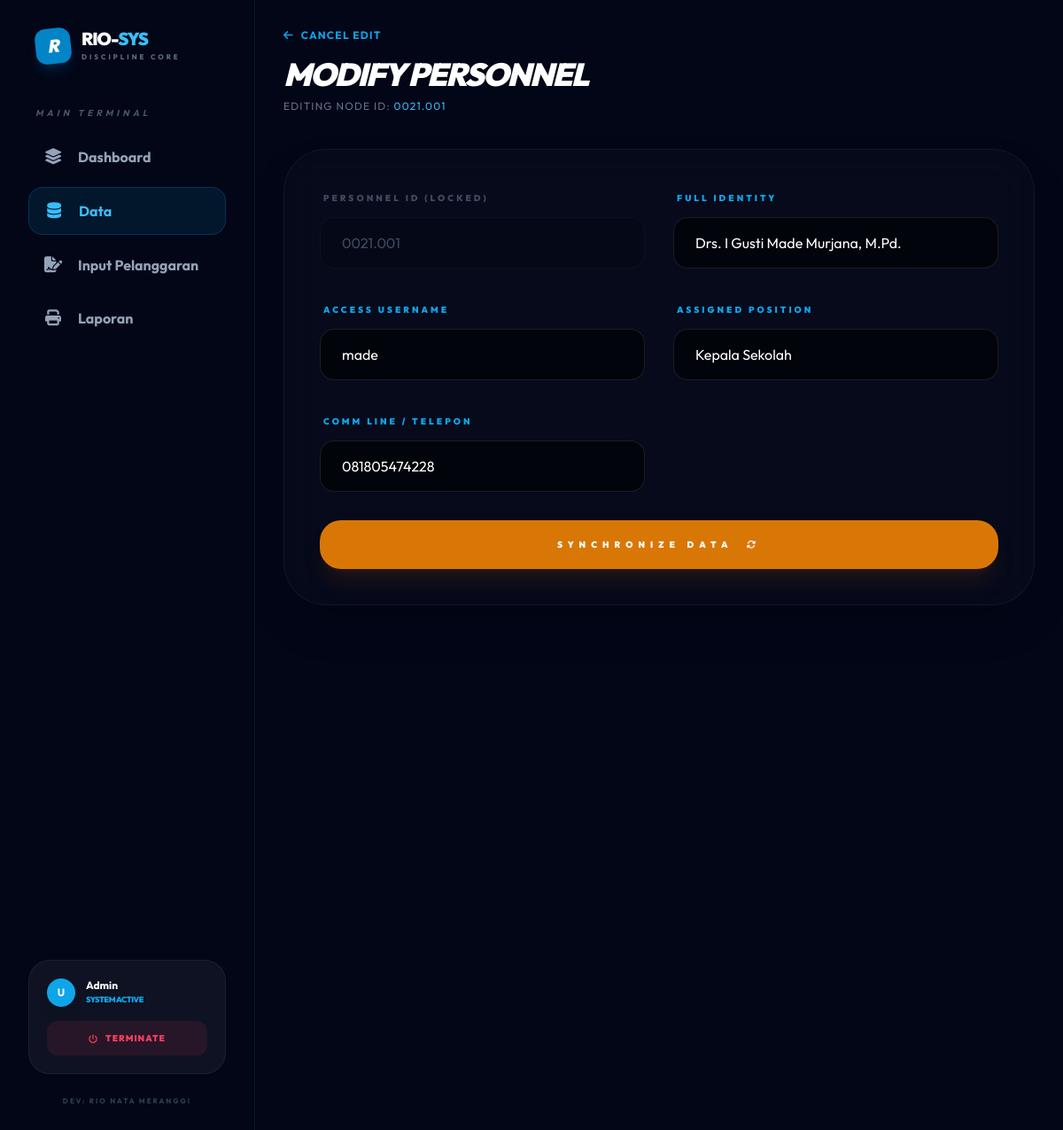
Page /guru/edit_guru.php?id=0021.001 on the committed database.
### tables this page shows
CREATE TABLE `guru` (
  `kode_guru` char(8) NOT NULL,
  `nama_pengguna` varchar(100) DEFAULT NULL,
  `role` varchar(30) DEFAULT NULL,
  `username` varchar(50) DEFAULT NULL,
  `password` varchar(70) DEFAULT NULL,
  `aktif` enum('Y','N') DEFAULT NULL,
  `jabatan` varchar(50) DEFAULT NULL,
  `telp` varchar(16) DEFAULT NULL
);

### guru/edit_guru.php (the view, shortened to what this page needs)
<?php
include "../config/config.php";
include "../includes/header.php";
$id = $_GET['id'];
$query = mysqli_query($conn, "SELECT * FROM guru WHERE kode_guru = '$id'");
$data = mysqli_fetch_array($query);
?>
<div class="p-8 max-w-5xl mx-auto">
    <div class="mb-10">
        <a href="data_guru.php" class="text-sky-500 text-xs font-bold uppercase tracking-widest hover:text-white transition-all flex items-center gap-2 mb-4">
            <i class="fas fa-arrow-left"></i> Cancel Edit
        </a>
        <h1 class="text-4xl font-black text-white tracking-tighter uppercase italic text-amber-500">Modify <span class="text-white">Personnel</span></h1>
        <p class="text-slate-500 text-xs mt-2 uppercase tracking-widest">Editing Node ID: <span class="text-sky-400"><?= $id; ?></span></p>
    </div>
    <form action="" method="POST" class="bg-white/[0.02] border border-white/5 p-10 rounded-[3rem] shadow-2xl space-y-8 backdrop-blur-xl">
        <div class="grid grid-cols-1 md:grid-cols-2 gap-8">
            <div class="space-y-3 opacity-60">
                <label class="text-[10px] font-black text-slate-500 uppercase tracking-[3px] ml-1">Personnel ID (Locked)</label>
                <input type="text" value="<?= $data['kode_guru']; ?>" readonly class="w-full bg-black/20 border border-white/5 rounded-2xl py-4 px-6 text-slate-500 cursor-not-allowed outline-none">
            </div>
            <div class="space-y-3">
                <label class="text-[10px] font-black text-sky-500 uppercase tracking-[3px] ml-1">Full Identity</label>
                <input type="text" name="nama_pengguna" value="<?= $data['nama_pengguna']; ?>" class="w-full bg-black/60 border border-white/10 rounded-2xl py-4 px-6 text-white outline-none focus:border-amber-500/50 focus:ring-4 focus:ring-amber-500/5 transition-all" required>
            </div>
            <div class="space-y-3">
                <label class="text-[10px] font-black text-sky-500 uppercase tracking-[3px] ml-1">Access Username</label>
                <input type="text" name="username" value="<?= $data['username']; ?>" class="w-full bg-black/60 border border-white/10 rounded-2xl py-4 px-6 text-white outline-none focus:border-amber-500/50 focus:ring-4 focus:ring-amber-500/5 transition-all" required>
            </div>
            <div class="space-y-3">
                <label class="text-[10px] font-black text-sky-500 uppercase tracking-[3px] ml-1">Assigned Position</label>
                <select name="jabatan" class="w-full bg-black/60 border border-white/10 rounded-2xl py-4 px-6 text-white outline-none focus:border-amber-500/50 transition-all appearance-none cursor-pointer">
                    <option value="Kepala Sekolah" <?= ($data['jabatan'] == 'Kepala Sekolah') ? 'selected' : ''; ?>>Kepala Sekolah</option>
                </select>
            </div>
            <div class="space-y-3">
                <label class="text-[10px] font-black text-sky-500 uppercase tracking-[3px] ml-1">Comm Line / Telepon</label>
                <input type="text" name="telp" value="<?= $data['telp']; ?>" class="w-full bg-black/60 border border-white/10 rounded-2xl py-4 px-6 text-white outline-none focus:border-amber-500/50 focus:ring-4 focus:ring-amber-500/5 transition-all" required>
            </div>
        </div>
        <button type="submit" name="update" class="w-full bg-amber-600 hover:bg-amber-500 text-white font-black py-5 rounded-3xl shadow-xl shadow-amber-900/20 transition-all transform hover:scale-[1.01] active:scale-[0.98] mt-6 tracking-[6px] text-[10px]">
            SYNCHRONIZE DATA <i class="fas fa-sync-alt ml-2"></i>
        </button>
    </form>
</div>
<?php include "../includes/footer.php"; ?>

### includes/header.php (style rules this page uses)
body { font-family: 'Outfit', sans-serif; background-color: #020617; overflow-x: hidden; }

### rows in the picture
guru: kode_guru "0021.001", nama_pengguna "Drs. I Gusti Made Murjana, M.Pd.", username "made", jabatan "Kepala Sekolah", telp "081805474228"

### other values in the picture
substr($_SESSION['username'] ?? 'U', 0, 1) "U"
$_SESSION['username'] "Admin"
$id "0021.001"
